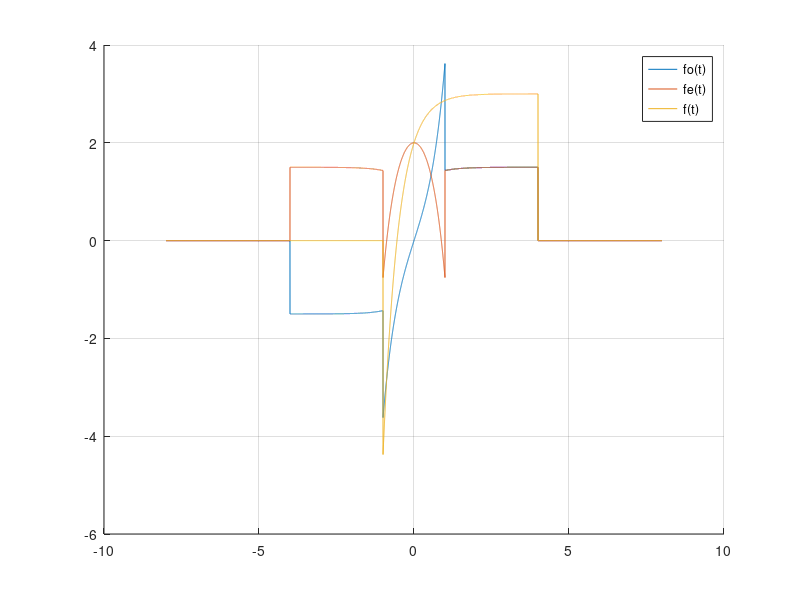

Recreate this plot in MATLAB.
%---------------------------------------------------------------------
% File: CC_hw3.m
% Description: This script plots various circuit functions.
% Author: Caden Churchman, ccaden21@ksu.edu,
% (c)2021, Caden Churchman. All rights reserved.
% Date: 10 September 2021(Version 1.00)
% Platform: MATLAB Release R2021a, Ubuntu 20.04
% Reference: Steve Warren. ECE 512 Homework Assignment #3, (c)2021,
% Kansas State University
%---------------------------------------------------------------------

t = -8:0.001:8;

u = @(t) t > 0; 

f = @(t) (3 - exp(-2*t)) .* (u(t + 1) - u(t - 4));

fe = @(t) (f(t) + f(-t)) / 2;
fo = @(t) (f(t) - f(-t)) / 2;

hold on
grid on
plot(t, fo(t));
plot(t, fe(t));
plot(t, f(t));

legend("fo(t)", "fe(t)", "f(t)");
hold off